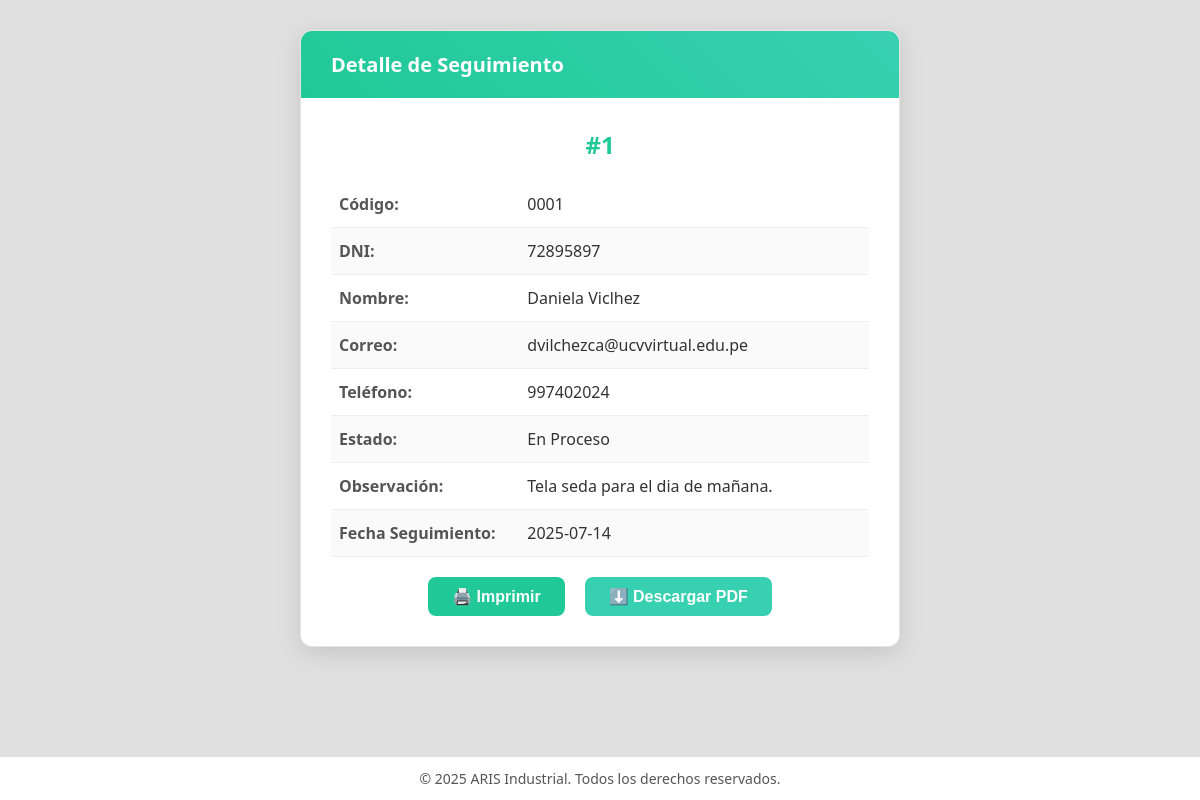
Page /vistas/frmImprimirSeguimiento.php?idS=1 on the committed database.
### tables this page shows
CREATE TABLE `tsolicitudes` (
  `idS` int(11) NOT NULL,
  `codigo` char(4) NOT NULL,
  `descripcion` text NOT NULL,
  `fecha_registro` date NOT NULL,
  `estado` varchar(20) NOT NULL,
  `cliente_dni` char(8) NOT NULL
);

CREATE TABLE `tcliente` (
  `idC` int(11) NOT NULL,
  `dni` char(8) NOT NULL,
  `nombre` varchar(50) NOT NULL,
  `correo` varchar(50) NOT NULL,
  `telefono` char(9) NOT NULL
);

### vistas/frmImprimirSeguimiento.php (the view, shortened to what this page needs)
<?php
include("../modelos/conexion.php");
$idS = (int)$_GET['idS'];
$sql = "
  SELECT
    s.codigo             AS codigo,
    s.cliente_dni        AS dni,
    c.nombre             AS nombre,
    c.correo             AS correo,
    c.telefono           AS telefono,
    s.estado             AS estado,
    s.descripcion        AS observacion,
    s.fecha_registro     AS fecha_seguimiento
  FROM TSolicitudes AS s
  JOIN TCliente     AS c
    ON s.cliente_dni = c.dni
  WHERE s.idS = $idS
";
$res = mysqli_query($cn, $sql);
$row = mysqli_fetch_assoc($res);
?>
<!DOCTYPE html>
<html lang="es">
<head>
</head>
<body>
  <div class="card" id="printableCard">
    <div class="card-header">Detalle de Seguimiento</div>
    <div class="card-body">
      <h1>#<?= htmlspecialchars($idS) ?></h1>
      <table>
        <tr><td class="label">Código:</td><td><?= htmlspecialchars($row['codigo']) ?></td></tr>
        <tr><td class="label">DNI:</td><td><?= htmlspecialchars($row['dni']) ?></td></tr>
        <tr><td class="label">Nombre:</td><td><?= htmlspecialchars($row['nombre']) ?></td></tr>
        <tr><td class="label">Correo:</td><td><?= htmlspecialchars($row['correo']) ?></td></tr>
        <tr><td class="label">Teléfono:</td><td><?= htmlspecialchars($row['telefono']) ?></td></tr>
        <tr><td class="label">Estado:</td><td><?= htmlspecialchars($row['estado']) ?></td></tr>
        <tr><td class="label">Observación:</td><td><?= nl2br(htmlspecialchars($row['observacion'])) ?></td></tr>
        <tr><td class="label">Fecha Seguimiento:</td><td><?= htmlspecialchars($row['fecha_seguimiento']) ?></td></tr>
      </table>
      <div class="action-buttons">
        <button class="btn-print" onclick="window.print()">🖨️ Imprimir</button>
        <button class="btn-download" id="btnDownload">⬇️ Descargar PDF</button>
      </div>
    </div>
  </div>
  <div class="footer">
    © 2025 ARIS Industrial. Todos los derechos reservados.
  </div>
</body>
</html>

### vistas/frmImprimirSeguimiento.php (style rules this page uses)
:root { --verde-agua: #20c997; --turquesa: #37d1b1; --gris-fondo: #e0e0e0; --gris-claro: #ffffff; --texto: #333; --gris-texto: #555; }
* { box-sizing: border-box; margin:0; padding:0 }
body { font-family: 'Segoe UI', sans-serif; background: var(--gris-fondo); color: var(--texto); padding: 30px 0 60px; position: relative; min-height: 100vh; }
.card { max-width: 600px; margin: auto; background: var(--gris-claro); border-radius: 12px; border: 1px solid rgba(0,0,0,0.1); box-shadow: 0 6px 24px rgba(0,0,0,0.12); overflow: hidden; opacity: 0; transform: translateY(20px); animation: fadeIn 0.6s forwards ease-out; }
.card-header { background: linear-gradient(45deg, var(--verde-agua), var(--turquesa)); color: white; padding: 20px 30px; font-size: 1.25rem; font-weight: bold; }
.card-body { padding: 30px; }
.card-body h1 { text-align: center; color: var(--verde-agua); margin-bottom: 20px; font-size: 1.5rem; }
table { width: 100%; border-collapse: collapse; margin-bottom: 20px; }
td { padding: 12px 8px; vertical-align: top; border-bottom: 1px solid #eee; }
td.label { font-weight: 600; color: var(--gris-texto); width: 35%; }
tr:nth-child(even) td { background: #fafafa; }
.action-buttons { display: flex; justify-content: center; gap: 20px; margin-top: 20px; }
.action-buttons button { padding: 10px 24px; font-size: 1rem; font-weight: bold; border: none; border-radius: 8px; cursor: pointer; color: white; transition: background-color .2s, transform .1s; }
.btn-print { background: var(--verde-agua); }
.btn-download { background: var(--turquesa); }
.footer { text-align: center; padding: 12px; background-color: var(--gris-claro); color: var(--gris-texto); font-size: 14px; position: absolute; bottom: 0; width: 100%; }

### rows in the picture
tsolicitudes: codigo "0001", cliente_dni "72895897", tcliente.nombre "Daniela Viclhez", tcliente.correo "dvilchezca@ucvvirtual.edu.pe", tcliente.telefono "997402024", estado "En Proceso", descripcion "Tela seda para el dia de mañana.", fecha_registro "2025-07-14"

### other values in the picture
$idS "1"
